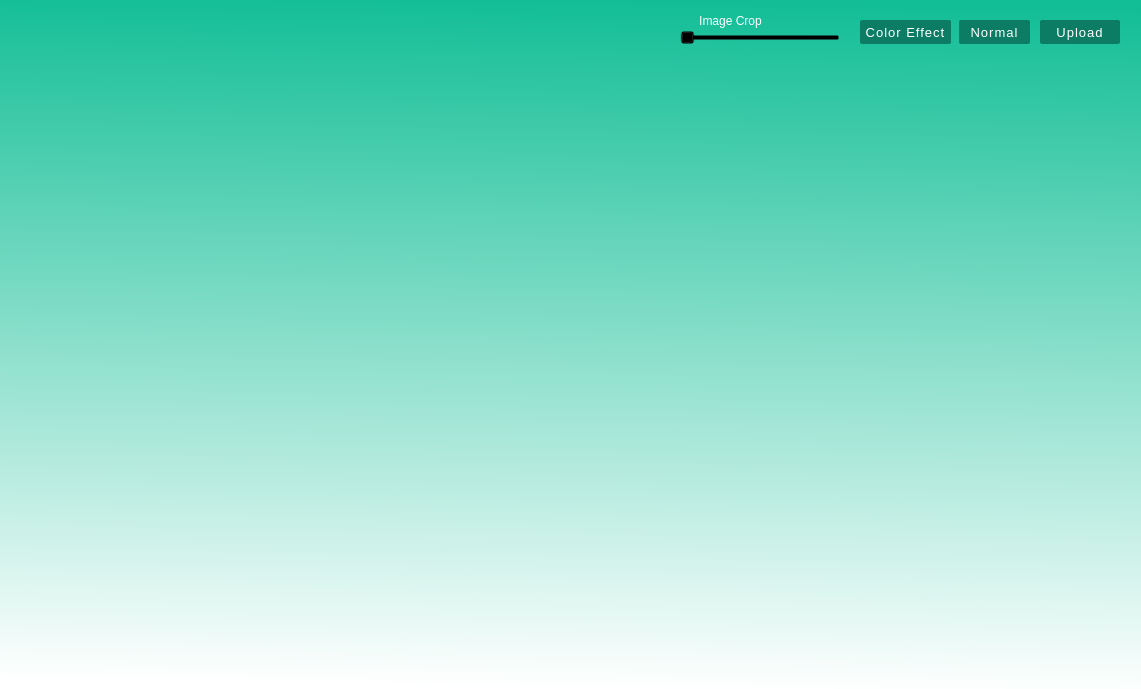
<?xml version="1.0" encoding="UTF-8"?>
<ui version="4.0">
 <class>viewOneImage</class>
 <widget class="QWidget" name="viewOneImage">
  <property name="geometry">
   <rect>
    <x>0</x>
    <y>0</y>
    <width>1141</width>
    <height>689</height>
   </rect>
  </property>
  <property name="windowTitle">
   <string>PhotoView</string>
  </property>
  <property name="windowIcon">
   <iconset>
    <normaloff>D:/projects/photoviewer/PhotoView/multimedia-photo-viewer-icon.png</normaloff>D:/projects/photoviewer/PhotoView/multimedia-photo-viewer-icon.png</iconset>
  </property>
  <property name="styleSheet">
   <string notr="true">*{
	background-color: qlineargradient(spread:pad, x1:0.511, y1:0, x2:0.483, y2:1, stop:0 rgba(18, 190, 150, 255), stop:1 rgba(255, 255, 255, 255));
}</string>
  </property>
  <widget class="QPushButton" name="pushButton">
   <property name="geometry">
    <rect>
     <x>1040</x>
     <y>20</y>
     <width>80</width>
     <height>24</height>
    </rect>
   </property>
   <property name="styleSheet">
    <string notr="true">*{
background-color:rgb(13, 124, 100);
border-radius:2px;
letter-spacing:1px;
font-size:13px;
color:white;
}</string>
   </property>
   <property name="text">
    <string>Upload</string>
   </property>
  </widget>
  <widget class="QLabel" name="label_pic">
   <property name="geometry">
    <rect>
     <x>110</x>
     <y>70</y>
     <width>1011</width>
     <height>601</height>
    </rect>
   </property>
   <property name="styleSheet">
    <string notr="true">*{
  background:transparent;
}</string>
   </property>
   <property name="text">
    <string/>
   </property>
  </widget>
  <widget class="QSlider" name="horizontalSlider">
   <property name="geometry">
    <rect>
     <x>680</x>
     <y>30</y>
     <width>160</width>
     <height>16</height>
    </rect>
   </property>
   <property name="styleSheet">
    <string notr="true">*{
 background:transparent;

}</string>
   </property>
   <property name="orientation">
    <enum>Qt::Horizontal</enum>
   </property>
  </widget>
  <widget class="QPushButton" name="reg">
   <property name="geometry">
    <rect>
     <x>660</x>
     <y>10</y>
     <width>141</width>
     <height>21</height>
    </rect>
   </property>
   <property name="styleSheet">
    <string notr="true">*{
  color:white;
background:transparent;
border:none;
}</string>
   </property>
   <property name="text">
    <string>Image Crop</string>
   </property>
  </widget>
  <widget class="QPushButton" name="pushButton_2">
   <property name="geometry">
    <rect>
     <x>959</x>
     <y>20</y>
     <width>71</width>
     <height>24</height>
    </rect>
   </property>
   <property name="styleSheet">
    <string notr="true">*{
background-color:rgb(13, 124, 100);
border-radius:2px;
letter-spacing:1px;
font-size:13px;
color:white;
}</string>
   </property>
   <property name="text">
    <string>Normal</string>
   </property>
  </widget>
  <widget class="QPushButton" name="pushButton_3">
   <property name="geometry">
    <rect>
     <x>860</x>
     <y>20</y>
     <width>91</width>
     <height>24</height>
    </rect>
   </property>
   <property name="styleSheet">
    <string notr="true">*{
background-color:rgb(13, 124, 100);
border-radius:2px;
letter-spacing:1px;
font-size:13px;
color:white;
}</string>
   </property>
   <property name="text">
    <string>Color Effect</string>
   </property>
  </widget>
 </widget>
 <resources/>
 <connections/>
</ui>
